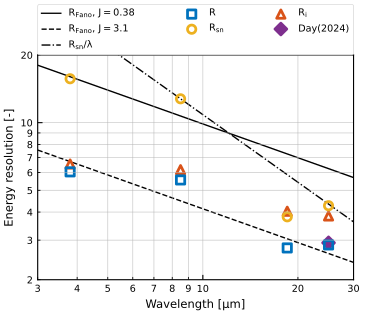

Recreate this plot in Python.
import scipy.constants as sc
import numpy as np
from scipy.interpolate import interp1d
import matplotlib.pyplot as plt
import matplotlibcolors
from scipy.signal import find_peaks
from scipy.optimize import curve_fit
import matplotlib.ticker as mticker
plt.style.use('figures/matplotlibrc')

def fano(wl, Tc, J=0):
    Eph = sc.h * sc.c / wl
    F = 0.2
    Delta = 1.76 * sc.k * Tc
    eta_pb = 0.59
    return 1/(2*np.sqrt(2*np.log(2))) * np.sqrt(eta_pb * Eph / (Delta * (F+J)))

[wl_log, tot25] = np.load('figures/25um_filterstack.npy')
wl = np.arange(20, 30, 0.1)
theta = interp1d(wl_log, tot25)(wl)
half_max = np.amax(theta)/2
peak_idx = int(len(theta)/2)
left_index = np.where(theta[:peak_idx] < half_max)[0][-1]
right_index = np.where(theta[peak_idx:] < half_max)[0][0] + peak_idx
fwhm = wl[right_index] - wl[left_index]
mu = (wl[left_index] + wl[right_index]) / 2
R_filter = mu/fwhm
print(R_filter)
# fig, ax = plt.subplots()
# ax.plot(wl, theta)
# ax.axvline(wl[left_index], c='k')
# ax.axvline(wl[right_index], c='k')
def oneover(x, a):
    return a / x

fig, ax = plt.subplots(constrained_layout=True, figsize=(9.25/2.54,8/2.54))
wl = np.linspace(3, 30, 1000)
wls = np.array([3.8, 8.5, 18.5, 25])
Tc_Al = 1.54
Rfano = fano(wl*1e-6, Tc_Al)
Rfano_wls = fano(wls*1e-6, Tc_Al, J=.38)
R = np.array([6.04,5.56,2.77,2.45])
Rsn = np.array([15.68,12.77,3.81,4.27])
tqp = np.array([204, 243, 272, 313])
filter_idx = np.array([0,0,0,1])
R = np.sqrt(1/(1/R**2 - filter_idx/R_filter**2))
R_exp = np.sqrt(1/(1/R**2 - 1/Rsn**2))
print(R)

popt, pcov = curve_fit(oneover, wls, Rsn)
print(popt)

ax.plot(wl, fano(wl*1e-6, Tc_Al, J=.38), label='$R_{Fano}$, $J=0.38$', c='k', linestyle='-', zorder=-4)
ax.plot(wl, fano(wl*1e-6, Tc_Al, J=3.1), label='$R_{Fano}$, $J=3.1$', c='k', linestyle='--', zorder=-4)
ax.plot(wl, Rsn[1]*wls[1]/wl, label='$R_{sn}/\lambda$', c='k', linestyle='-.', zorder=-4)
ax.scatter(wls, R, label='$R$', facecolor='None', edgecolor='b', linewidth=2, marker='s', zorder=-1)
ax.scatter(wls, Rsn, label='$R_{sn}$', facecolor='None', edgecolor='y', linewidth=2, marker='o', zorder=-2)
ax.scatter(wls, R_exp, label='$R_{i}$', facecolor='None', edgecolor='o', linewidth=2, marker='^', zorder=-3)
ax.scatter(25, 2.92, label='Day(2024)', marker='D', linewidth=2, facecolor='p', edgecolor='p', zorder=-3)
ax.set_xlabel('Wavelength [µm]')
ax.set_ylabel('Energy resolution [-]')
ax.set_xlim([3,30])
ax.set_ylim([2,20])

ax.set_xscale('log')    
ax.set_yscale('log')    
ax.xaxis.set_minor_formatter(mticker.ScalarFormatter())
ax.xaxis.set_major_formatter(mticker.FormatStrFormatter('%d'))
ax.yaxis.set_minor_formatter(mticker.ScalarFormatter())
ax.yaxis.set_major_formatter(mticker.FormatStrFormatter('%d'))
ax.legend(bbox_to_anchor=(0., 1, 1., .102), loc='lower left',
        ncols=3, mode="expand", borderaxespad=0.)
plt.savefig('figures/fano.pdf')
# fig, ax = plt.subplots(constrained_layout=True, figsize=(9.25/2.54,8/2.54))
# ax.plot(wls, tqp)
plt.show()
